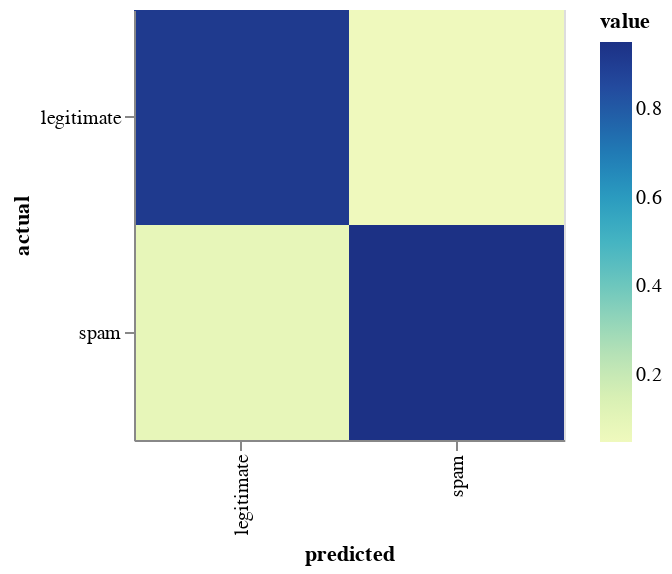

Here is the notebook cell this chart was saved with:
### Code cell
chart

### Figure 1 — Vega-Lite specification as saved in the notebook (floating-point values rounded to 4 significant figures)
{"config": {"view": {"continuousWidth": 400, "continuousHeight": 300}}, "data": {"name": "data-afc9bdb2550dc14602e17e7a96229329"}, "mark": "rect", "encoding": {"color": {"type": "quantitative", "field": "value"}, "tooltip": [{"type": "quantitative", "field": "raw_count"}], "x": {"type": "ordinal", "field": "predicted"}, "y": {"type": "ordinal", "field": "actual"}}, "height": 215, "width": 215, "$schema": "https://vega.github.io/schema/vega-lite/v4.8.1.json", "datasets": {"data-afc9bdb2550dc14602e17e7a96229329": [{"predicted": "legitimate", "actual": "legitimate", "raw_count": 4542, "value": 0.9139}, {"predicted": "legitimate", "actual": "spam", "raw_count": 428, "value": 0.08612}, {"predicted": "spam", "actual": "legitimate", "raw_count": 250, "value": 0.0497}, {"predicted": "spam", "actual": "spam", "raw_count": 4780, "value": 0.9503}]}}
